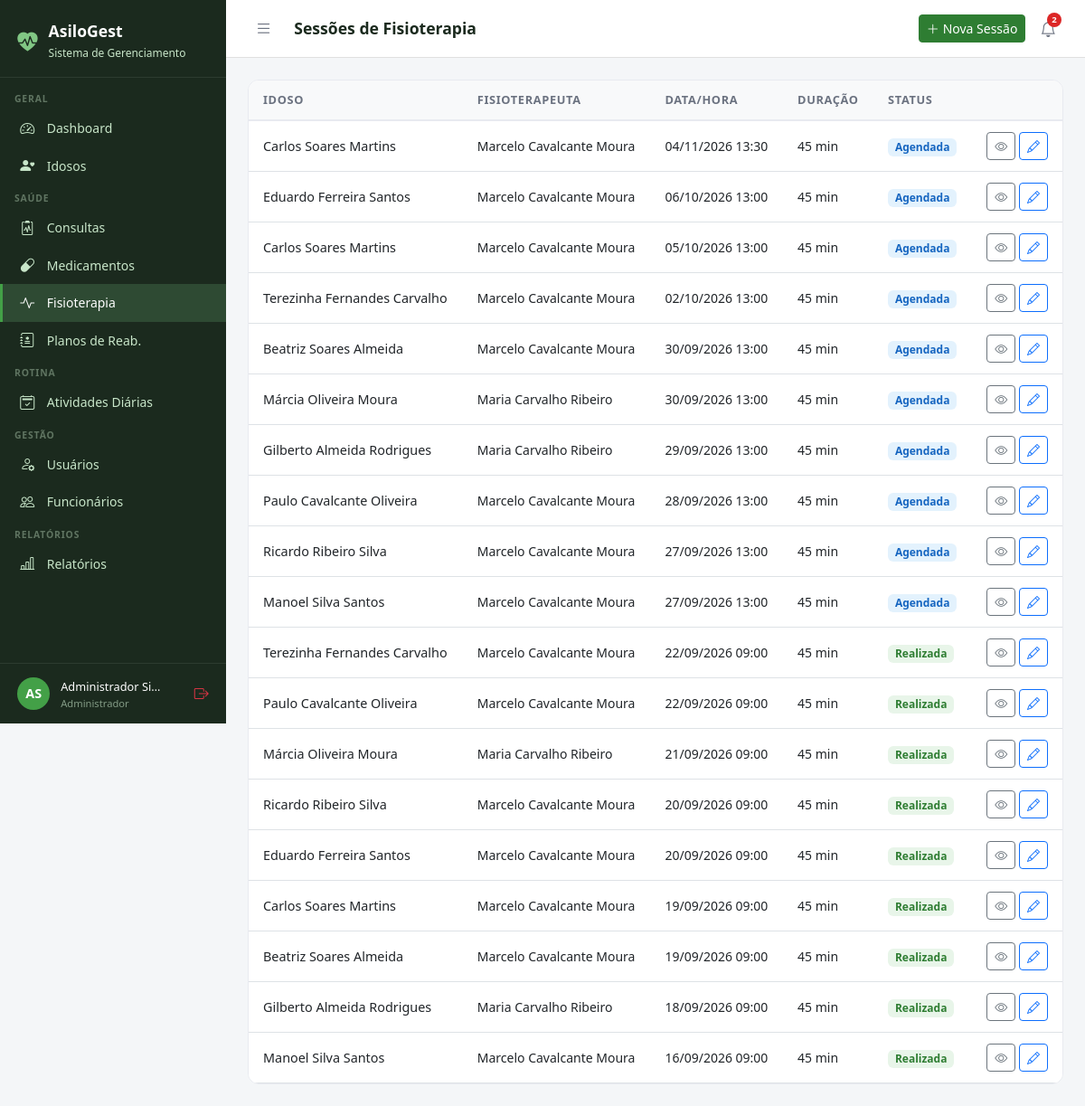
Screenshot of /fisioterapia/ (signed in) with the database file from the repository.
### core/models.py (models this page shows, shortened)
class Usuario(AbstractUser):
    PERFIL_CHOICES = [
        ('administrador', 'Administrador'),
        ('medico', 'Médico'),
        ('fisioterapeuta', 'Fisioterapeuta'),
        ('enfermeiro', 'Enfermeiro(a)'),
        ('recepcionista', 'Recepcionista'),
        ('familiar', 'Familiar do Idoso'),
    ]
    perfil = models.CharField(
        max_length=20, choices=PERFIL_CHOICES,
        default='recepcionista', verbose_name='Perfil de Acesso'
    )
    telefone = models.CharField(max_length=15, blank=True, verbose_name='Telefone')
    cpf = models.CharField(max_length=14, unique=True, null=True, blank=True, verbose_name='CPF')
    foto = models.ImageField(upload_to='usuarios/', blank=True, null=True, verbose_name='Foto')
    data_nascimento = models.DateField(null=True, blank=True, verbose_name='Data de Nascimento')
    especialidade = models.CharField(
        max_length=100, blank=True, verbose_name='Especialidade',
        help_text='Preencha para Médico ou Fisioterapeuta'
    )
    data_admissao = models.DateField(null=True, blank=True, verbose_name='Data de Admissão')
    primeiro_acesso = models.BooleanField(
        default=True, verbose_name='Primeiro Acesso',
        help_text='Usuário deve definir senha no primeiro login'
    )
    ativo = models.BooleanField(default=True, verbose_name='Ativo')
    criado_em = models.DateTimeField(auto_now_add=True)
    class Meta:
        verbose_name = 'Usuário'
        verbose_name_plural = 'Usuários'
        ordering = ['first_name', 'last_name']
    @property
    def is_administrador(self):
        return self.perfil == 'administrador' or self.is_superuser
    @property
    def is_medico(self):
        return self.perfil == 'medico'
    @property
    def is_fisioterapeuta(self):
        return self.perfil == 'fisioterapeuta'
    @property
    def is_familiar(self):
        return self.perfil == 'familiar'
    @property
    def pode_ver_saude(self):
        return (self.is_administrador or self.is_medico
                or self.is_fisioterapeuta or self.is_enfermeiro)
    @property
    def pode_cadastrar_usuarios(self):
        return self.is_administrador or self.is_recepcionista
    @property
    def pode_administrar(self):
        return self.is_administrador

### fisioterapia/models.py (models this page shows, shortened)
class SessaoFisioterapia(models.Model):
    STATUS_CHOICES = [
        ('agendada', 'Agendada'),
        ('realizada', 'Realizada'),
        ('cancelada', 'Cancelada'),
        ('falta', 'Falta do Idoso'),
    ]
    idoso = models.ForeignKey(
        Idoso, on_delete=models.CASCADE, related_name='sessoes_fisio')
    fisioterapeuta = models.ForeignKey(
        Usuario, on_delete=models.SET_NULL, null=True,
        related_name='sessoes_realizadas',
        limit_choices_to={'perfil': 'fisioterapeuta'})
    data_hora = models.DateTimeField(verbose_name='Data e Hora')
    duracao_minutos = models.IntegerField(default=45, verbose_name='Duração (min)')
    status = models.CharField(max_length=10, choices=STATUS_CHOICES, default='agendada')
    objetivo = models.CharField(max_length=200, blank=True, verbose_name='Objetivo da Sessão')
    procedimentos = models.TextField(blank=True, verbose_name='Procedimentos Realizados')
    evolucao = models.TextField(blank=True, verbose_name='Evolução do Paciente')
    observacoes = models.TextField(blank=True)
    autorizada = models.BooleanField(
        default=False, verbose_name='Autorizada pelo Médico',
        help_text='Sessão só pode ser executada após autorização médica.')
    autorizado_por = models.ForeignKey(
        Usuario, on_delete=models.SET_NULL, null=True, blank=True,
        related_name='sessoes_autorizadas',
        limit_choices_to={'perfil': 'medico'},
        verbose_name='Autorizado por')
    data_autorizacao = models.DateTimeField(
        null=True, blank=True, verbose_name='Data da Autorização')
    criado_em = models.DateTimeField(auto_now_add=True)
    class Meta:
        verbose_name = 'Sessão de Fisioterapia'
        verbose_name_plural = 'Sessões de Fisioterapia'
        ordering = ['-data_hora']

### idosos/models.py (models this page shows, shortened)
class Idoso(models.Model):
    SEXO_CHOICES = [('M', 'Masculino'), ('F', 'Feminino')]
    TIPO_SANGUINEO = [('A+','A+'),('A-','A-'),('B+','B+'),('B-','B-'),('AB+','AB+'),('AB-','AB-'),('O+','O+'),('O-','O-')]
    STATUS_CHOICES = [('ativo','Ativo'),('inativo','Inativo'),('internado','Internado'),('falecido','Falecido')]
    nome = models.CharField(max_length=150, verbose_name='Nome Completo')
    data_nascimento = models.DateField(verbose_name='Data de Nascimento')
    sexo = models.CharField(max_length=1, choices=SEXO_CHOICES)
    cpf = models.CharField(max_length=14, unique=True, null=True, blank=True)
    rg = models.CharField(max_length=20, blank=True)
    tipo_sanguineo = models.CharField(max_length=3, choices=TIPO_SANGUINEO, blank=True)
    foto = models.ImageField(upload_to='idosos/', blank=True, null=True)
    status = models.CharField(max_length=10, choices=STATUS_CHOICES, default='ativo')
    endereco = models.CharField(max_length=200, blank=True)
    cidade = models.CharField(max_length=100, blank=True)
    estado = models.CharField(max_length=2, blank=True)
    cep = models.CharField(max_length=9, blank=True)
    alergias = models.TextField(blank=True, verbose_name='Alergias')
    condicoes_medicas = models.TextField(blank=True, verbose_name='Condições Médicas')
    observacoes = models.TextField(blank=True, verbose_name='Observações Gerais')
    data_entrada = models.DateField(verbose_name='Data de Entrada')
    numero_quarto = models.CharField(max_length=10, blank=True, verbose_name='Quarto')
    criado_em = models.DateTimeField(auto_now_add=True)
    atualizado_em = models.DateTimeField(auto_now=True)
    class Meta:
        verbose_name = 'Idoso'
        verbose_name_plural = 'Idosos'
        ordering = ['nome']

### fisioterapia/views.py (the view, shortened to what this page needs)
# urls.py: path('', views.lista, name='lista'),
@login_required
def lista(request):
    user = request.user
    if not user.pode_ver_saude:
        messages.error(request, 'Acesso negado.')
        return redirect('dashboard')
    sessoes = SessaoFisioterapia.objects.select_related(
        'idoso', 'fisioterapeuta', 'autorizado_por'
    ).order_by('-data_hora')[:50]
    pendentes = SessaoFisioterapia.objects.filter(
        autorizada=False, status='agendada').count() if user.is_medico or user.is_administrador else 0
    return render(request, 'fisioterapia/lista.html', {
        'sessoes': sessoes,
        'pendentes_autorizacao': pendentes,
    })

### templates/fisioterapia/lista.html
{% extends 'base.html' %}
{% block title %}Fisioterapia{% endblock %}{% block page_title %}Sessões de Fisioterapia{% endblock %}
{% block topbar_actions %}<a href="{% url 'fisioterapia:novo' %}" class="btn btn-primary btn-sm"><i class="bi bi-plus-lg me-1"></i>Nova Sessão</a>{% endblock %}
{% block content %}
<div class="table-card"><table class="table table-hover">
<thead><tr><th>Idoso</th><th>Fisioterapeuta</th><th>Data/Hora</th><th>Duração</th><th>Status</th><th></th></tr></thead>
<tbody>{% for s in sessoes %}<tr>
  <td><div style="font-weight:500;">{{ s.idoso.nome }}</div></td>
  <td style="font-size:.875rem;">{{ s.fisioterapeuta.get_full_name|default:"–" }}</td>
  <td style="font-size:.875rem;">{{ s.data_hora|date:"d/m/Y H:i" }}</td>
  <td style="font-size:.875rem;">{{ s.duracao_minutos }} min</td>
  <td>
    {% if s.status == 'realizada' %}<span class="badge" style="background:#E8F5E9;color:#2E7D32;font-size:.75rem;">Realizada</span>
    {% elif s.status == 'agendada' %}<span class="badge" style="background:#E3F2FD;color:#1565C0;font-size:.75rem;">Agendada</span>
    {% elif s.status == 'cancelada' %}<span class="badge" style="background:#FFEBEE;color:#C62828;font-size:.75rem;">Cancelada</span>
    {% else %}<span class="badge bg-secondary" style="font-size:.75rem;">{{ s.get_status_display }}</span>{% endif %}
  </td>
  <td class="text-end">
    <a href="{% url 'fisioterapia:detalhe' s.pk %}" class="btn btn-sm btn-outline-secondary"><i class="bi bi-eye"></i></a>
    <a href="{% url 'fisioterapia:editar' s.pk %}" class="btn btn-sm btn-outline-primary"><i class="bi bi-pencil"></i></a>
  </td>
</tr>{% empty %}<tr><td colspan="6" class="text-center py-4 text-muted">Nenhuma sessão registrada.</td></tr>{% endfor %}</tbody>
</table></div>{% endblock %}

### templates/base.html (shortened to what this page needs)
<!DOCTYPE html>
<html lang="pt-br">
<head>
  <link href="https://cdn.jsdelivr.net/npm/bootstrap@5.3.0/dist/css/bootstrap.min.css" rel="stylesheet">
  <link href="https://cdn.jsdelivr.net/npm/bootstrap-icons@1.11.0/font/bootstrap-icons.css" rel="stylesheet">
</head>
<body>
{% if user.is_authenticated %}
<div id="sidebar">
  <div class="sidebar-brand">
    <i class="bi bi-heart-pulse-fill" style="color:#81C784;font-size:1.4rem;"></i>
    <div>
      <h5 style="margin:0;">AsiloGest</h5>
      <small>Sistema de Gerenciamento</small>
    </div>
  </div>
  <nav class="sidebar-nav">
    <div class="nav-section">Geral</div>
    <a href="{% url 'dashboard' %}" class="sidebar-link {% if request.resolver_match.url_name == 'dashboard' %}active{% endif %}">
      <i class="bi bi-speedometer2"></i> Dashboard
    </a>
    <a href="{% url 'idosos:lista' %}" class="sidebar-link">
      <i class="bi bi-person-heart"></i>
      {% if user.is_familiar %}Meus Familiares{% else %}Idosos{% endif %}
    </a>
    {% if user.pode_ver_saude or user.is_familiar %}
    <div class="nav-section">Saúde</div>
    <a href="{% url 'consultas:lista' %}" class="sidebar-link">
      <i class="bi bi-clipboard2-pulse"></i> Consultas
    </a>
    <a href="{% url 'medicamentos:lista' %}" class="sidebar-link">
      <i class="bi bi-capsule"></i> Medicamentos
    </a>
    <a href="{% url 'fisioterapia:lista' %}" class="sidebar-link">
      <i class="bi bi-activity"></i> Fisioterapia
    </a>
    {% if user.pode_ver_saude and not user.is_familiar %}
    <a href="{% url 'fisioterapia:planos_lista' %}" class="sidebar-link">
      <i class="bi bi-journal-medical"></i> Planos de Reab.
    </a>
    {% endif %}
    {% endif %}
    <div class="nav-section">Rotina</div>
    <a href="{% url 'atividades:lista' %}" class="sidebar-link">
      <i class="bi bi-calendar2-check"></i> Atividades Diárias
    </a>
    {% if user.pode_cadastrar_usuarios %}
    <div class="nav-section">Gestão</div>
    <a href="{% url 'usuarios_lista' %}" class="sidebar-link">
      <i class="bi bi-person-gear"></i> Usuários
    </a>
    {% endif %}
    {% if user.pode_administrar %}
    <a href="{% url 'funcionarios:lista' %}" class="sidebar-link">
      <i class="bi bi-people"></i> Funcionários
    </a>
    {% endif %}
    {% if user.pode_ver_saude or user.pode_administrar %}
    <div class="nav-section">Relatórios</div>
    <a href="{% url 'relatorios:lista' %}" class="sidebar-link">
      <i class="bi bi-bar-chart-line"></i> Relatórios
    </a>
    {% endif %}
  </nav>
  <div class="sidebar-user">
    <div class="avatar">{{ user.first_name|first|upper }}{{ user.last_name|first|upper }}</div>
    <div class="info" style="min-width:0;flex:1;">
      <span>{{ user.get_full_name|truncatechars:18 }}</span>
      <small>{{ user.get_perfil_display }}</small>
    </div>
    <a href="{% url 'logout' %}" class="text-danger" title="Sair" style="flex-shrink:0;">
      <i class="bi bi-box-arrow-right"></i>
    </a>
  </div>
</div>
<div id="main">
  <div class="topbar">
    <div class="topbar-left">
      <button class="btn-toggle-sidebar" onclick="toggleSidebar()" title="Menu">
        <i class="bi bi-list"></i>
      </button>
      <h4>{% block page_title %}{% endblock %}</h4>
    </div>
    <div class="d-flex align-items-center gap-2">
      {% block topbar_actions %}{% endblock %}
      <div style="position:relative;">
        <button class="notif-btn" id="notifBtn" onclick="toggleNotif()" title="Notificações">
          <i class="bi bi-bell"></i>
          {% if notif_count %}
          <span class="notif-badge">{{ notif_count }}</span>
          {% endif %}
        </button>
      </div>
    </div>
  </div>
  <div class="content">
    {% block content %}{% endblock %}
  </div>
</div>
{% else %}
{% block full_content %}{% endblock %}
{% endif %}
</body>
</html>

### templates/base.html (style rules this page uses)
:root { --sidebar-width: 250px; --primary: #2E7D32; --primary-light: #43A047; --accent: #1565C0; --bg-sidebar: #1B2A1E; --bg-sidebar-hover: #2E4A33; --text-sidebar: #C8E6C9; --transition: 0.3s ease; }
body { background: #F4F6F8; font-family: 'Segoe UI', sans-serif; }
#sidebar { position: fixed; top: 0; left: 0; width: var(--sidebar-width); height: 100vh; background: var(--bg-sidebar); z-index: 1000; display: flex; flex-direction: column; overflow-y: auto; transition: transform var(--transition); }
.sidebar-brand { padding: 1.5rem 1.2rem 1rem; border-bottom: 1px solid rgba(255,255,255,0.08); display: flex; align-items: center; gap: .75rem; }
.sidebar-brand h5 { color: #fff; font-weight: 700; margin: 0; font-size: 1.1rem; }
.sidebar-brand small { color: var(--text-sidebar); font-size: .75rem; }
.sidebar-nav { padding: .5rem 0; flex: 1; }
.nav-section { padding: .5rem 1rem .2rem; color: rgba(200,230,201,.4); font-size: .65rem; font-weight: 700; letter-spacing: .08em; text-transform: uppercase; }
.sidebar-link { display: flex; align-items: center; gap: .65rem; padding: .55rem 1.2rem; color: var(--text-sidebar); text-decoration: none; font-size: .875rem; transition: all .2s; border-left: 3px solid transparent; }
.sidebar-link:hover, .sidebar-link.active { background: var(--bg-sidebar-hover); color: #fff; border-left-color: var(--primary-light); }
.sidebar-link i { font-size: 1rem; width: 1.2rem; }
.sidebar-user { padding: .8rem 1.2rem; border-top: 1px solid rgba(255,255,255,0.08); display: flex; align-items: center; gap: .75rem; }
.sidebar-user .avatar { width: 36px; height: 36px; background: var(--primary-light); border-radius: 50%; display: flex; align-items: center; justify-content: center; color: #fff; font-weight: 700; font-size: .9rem; flex-shrink: 0; }
.sidebar-user .info small { color: rgba(200,230,201,.6); font-size: .7rem; display: block; }
.sidebar-user .info span { color: #fff; font-size: .8rem; }
#main { margin-left: var(--sidebar-width); min-height: 100vh; display: flex; flex-direction: column; transition: margin-left var(--transition); }
.topbar { background: #fff; border-bottom: 1px solid #E0E0E0; padding: .75rem 1.5rem; display: flex; align-items: center; justify-content: space-between; position: sticky; top: 0; z-index: 999; }
.topbar-left { display: flex; align-items: center; gap: 1rem; }
.topbar h4 { margin: 0; font-size: 1.1rem; font-weight: 600; color: #1B2A1E; }
.btn-toggle-sidebar { background: none; border: none; padding: .4rem .5rem; color: #6B7280; cursor: pointer; border-radius: 6px; font-size: 1.2rem; line-height: 1; transition: background .2s, color .2s; }
.notif-btn { position: relative; background: none; border: none; padding: .4rem .5rem; color: #6B7280; cursor: pointer; border-radius: 6px; font-size: 1.1rem; transition: background .2s, color .2s; }
.notif-badge { position: absolute; top: 2px; right: 2px; background: #DC2626; color: #fff; font-size: .6rem; font-weight: 700; min-width: 16px; height: 16px; border-radius: 8px; padding: 0 4px; display: flex; align-items: center; justify-content: center; }
.content { padding: 1.5rem; flex: 1; }
.table-card { background: #fff; border-radius: 12px; border: 1px solid #E8EAF0; overflow: hidden; }
.table-card .table { margin: 0; }
.table thead th { background: #F8F9FA; border-bottom: 2px solid #E8EAF0; font-size: .8rem; font-weight: 600; color: #6B7280; text-transform: uppercase; letter-spacing: .05em; padding: .75rem 1rem; }
.table td { padding: .75rem 1rem; vertical-align: middle; font-size: .9rem; }
.btn-primary { background: var(--primary); border-color: var(--primary); }

### rows the page displays
Usuario: first_name|first "A", last_name|first "S", get_full_name "Administrador Si…", perfil "Administrador"
SessaoFisioterapia: idoso.nome "Carlos Soares Martins", fisioterapeuta.get_full_name "Marcelo Cavalcante Moura", data_hora "04/11/2026 13:30", duracao_minutos "45", status "Agendada"
SessaoFisioterapia: idoso.nome "Eduardo Ferreira Santos", fisioterapeuta.get_full_name "Marcelo Cavalcante Moura", data_hora "06/10/2026 13:00", duracao_minutos "45", status "Agendada"
SessaoFisioterapia: idoso.nome "Carlos Soares Martins", fisioterapeuta.get_full_name "Marcelo Cavalcante Moura", data_hora "05/10/2026 13:00", duracao_minutos "45", status "Agendada"
SessaoFisioterapia: idoso.nome "Terezinha Fernandes Carvalho", fisioterapeuta.get_full_name "Marcelo Cavalcante Moura", data_hora "02/10/2026 13:00", duracao_minutos "45", status "Agendada"
SessaoFisioterapia: idoso.nome "Beatriz Soares Almeida", fisioterapeuta.get_full_name "Marcelo Cavalcante Moura", data_hora "30/09/2026 13:00", duracao_minutos "45", status "Agendada"
SessaoFisioterapia: idoso.nome "Márcia Oliveira Moura", fisioterapeuta.get_full_name "Maria Carvalho Ribeiro", data_hora "30/09/2026 13:00", duracao_minutos "45", status "Agendada"
SessaoFisioterapia: idoso.nome "Gilberto Almeida Rodrigues", fisioterapeuta.get_full_name "Maria Carvalho Ribeiro", data_hora "29/09/2026 13:00", duracao_minutos "45", status "Agendada"
SessaoFisioterapia: idoso.nome "Paulo Cavalcante Oliveira", fisioterapeuta.get_full_name "Marcelo Cavalcante Moura", data_hora "28/09/2026 13:00", duracao_minutos "45", status "Agendada"
SessaoFisioterapia: idoso.nome "Ricardo Ribeiro Silva", fisioterapeuta.get_full_name "Marcelo Cavalcante Moura", data_hora "27/09/2026 13:00", duracao_minutos "45", status "Agendada"
SessaoFisioterapia: idoso.nome "Manoel Silva Santos", fisioterapeuta.get_full_name "Marcelo Cavalcante Moura", data_hora "27/09/2026 13:00", duracao_minutos "45", status "Agendada"
SessaoFisioterapia: idoso.nome "Terezinha Fernandes Carvalho", fisioterapeuta.get_full_name "Marcelo Cavalcante Moura", data_hora "22/09/2026 09:00", duracao_minutos "45", status "Realizada"
SessaoFisioterapia: idoso.nome "Paulo Cavalcante Oliveira", fisioterapeuta.get_full_name "Marcelo Cavalcante Moura", data_hora "22/09/2026 09:00", duracao_minutos "45", status "Realizada"
SessaoFisioterapia: idoso.nome "Márcia Oliveira Moura", fisioterapeuta.get_full_name "Maria Carvalho Ribeiro", data_hora "21/09/2026 09:00", duracao_minutos "45", status "Realizada"
SessaoFisioterapia: idoso.nome "Ricardo Ribeiro Silva", fisioterapeuta.get_full_name "Marcelo Cavalcante Moura", data_hora "20/09/2026 09:00", duracao_minutos "45", status "Realizada"
SessaoFisioterapia: idoso.nome "Eduardo Ferreira Santos", fisioterapeuta.get_full_name "Marcelo Cavalcante Moura", data_hora "20/09/2026 09:00", duracao_minutos "45", status "Realizada"
SessaoFisioterapia: idoso.nome "Carlos Soares Martins", fisioterapeuta.get_full_name "Marcelo Cavalcante Moura", data_hora "19/09/2026 09:00", duracao_minutos "45", status "Realizada"
SessaoFisioterapia: idoso.nome "Beatriz Soares Almeida", fisioterapeuta.get_full_name "Marcelo Cavalcante Moura", data_hora "19/09/2026 09:00", duracao_minutos "45", status "Realizada"
SessaoFisioterapia: idoso.nome "Gilberto Almeida Rodrigues", fisioterapeuta.get_full_name "Maria Carvalho Ribeiro", data_hora "18/09/2026 09:00", duracao_minutos "45", status "Realizada"
SessaoFisioterapia: idoso.nome "Manoel Silva Santos", fisioterapeuta.get_full_name "Marcelo Cavalcante Moura", data_hora "16/09/2026 09:00", duracao_minutos "45", status "Realizada"

### other values shown
{{ notif_count }} "2"
